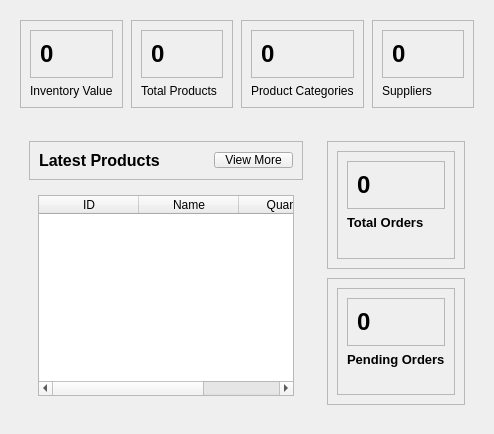
               <widget class="QWidget" name="page_6">
                <layout class="QVBoxLayout" name="verticalLayout_15">
                 <item alignment="Qt::AlignTop">
                  <widget class="QWidget" name="homeCardWidget" native="true">
                   <layout class="QHBoxLayout" name="horizontalLayout_11">
                    <property name="spacing">
                     <number>8</number>
                    </property>
                    <item>
                     <widget class="QFrame" name="card1">
                      <property name="frameShape">
                       <enum>QFrame::StyledPanel</enum>
                      </property>
                      <property name="frameShadow">
                       <enum>QFrame::Raised</enum>
                      </property>
                      <layout class="QVBoxLayout" name="verticalLayout_5">
                       <item>
                        <widget class="QFrame" name="frame_9">
                         <property name="frameShape">
                          <enum>QFrame::StyledPanel</enum>
                         </property>
                         <property name="frameShadow">
                          <enum>QFrame::Raised</enum>
                         </property>
                         <layout class="QHBoxLayout" name="horizontalLayout_12">
                          <property name="spacing">
                           <number>0</number>
                          </property>
                          <item>
                           <widget class="QLabel" name="label_8">
                            <property name="font">
                             <font>
                              <pointsize>18</pointsize>
                              <weight>75</weight>
                              <bold>true</bold>
                             </font>
                            </property>
                            <property name="text">
                             <string>0</string>
                            </property>
                           </widget>
                          </item>
                          <item alignment="Qt::AlignRight">
                           <widget class="QLabel" name="label_14">
                            <property name="maximumSize">
                             <size>
                              <width>40</width>
                              <height>40</height>
                             </size>
                            </property>
                            <property name="text">
                             <string/>
                            </property>
                            <property name="pixmap">
                             <pixmap resource="icons/icons.qrc">:/icons/dollar-sign.svg</pixmap>
                            </property>
                            <property name="scaledContents">
                             <bool>true</bool>
                            </property>
                           </widget>
                          </item>
                         </layout>
                        </widget>
                       </item>
                       <item alignment="Qt::AlignTop">
                        <widget class="QLabel" name="label_15">
                         <property name="text">
                          <string>Inventory Value</string>
                         </property>
                        </widget>
                       </item>
                      </layout>
                     </widget>
                    </item>
                    <item>
                     <widget class="QFrame" name="card2">
                      <property name="frameShape">
                       <enum>QFrame::StyledPanel</enum>
                      </property>
                      <property name="frameShadow">
                       <enum>QFrame::Raised</enum>
                      </property>
                      <layout class="QVBoxLayout" name="verticalLayout_21">
                       <item>
                        <widget class="QFrame" name="frame_10">
                         <property name="frameShape">
                          <enum>QFrame::StyledPanel</enum>
                         </property>
                         <property name="frameShadow">
                          <enum>QFrame::Raised</enum>
                         </property>
                         <layout class="QHBoxLayout" name="horizontalLayout_13">
                          <property name="spacing">
                           <number>0</number>
                          </property>
                          <item>
                           <widget class="QLabel" name="label_16">
                            <property name="font">
                             <font>
                              <pointsize>18</pointsize>
                              <weight>75</weight>
                              <bold>true</bold>
                             </font>
                            </property>
                            <property name="text">
                             <string>0</string>
                            </property>
                           </widget>
                          </item>
                          <item alignment="Qt::AlignRight">
                           <widget class="QLabel" name="label_17">
                            <property name="maximumSize">
                             <size>
                              <width>40</width>
                              <height>40</height>
                             </size>
                            </property>
                            <property name="text">
                             <string/>
                            </property>
                            <property name="pixmap">
                             <pixmap resource="icons/icons.qrc">:/icons/shopping-bag.svg</pixmap>
                            </property>
                            <property name="scaledContents">
                             <bool>true</bool>
                            </property>
                           </widget>
                          </item>
                         </layout>
                        </widget>
                       </item>
                       <item alignment="Qt::AlignTop">
                        <widget class="QLabel" name="label_18">
                         <property name="text">
                          <string>Total Products</string>
                         </property>
                        </widget>
                       </item>
                      </layout>
                     </widget>
                    </item>
                    <item>
                     <widget class="QFrame" name="card3">
                      <property name="frameShape">
                       <enum>QFrame::StyledPanel</enum>
                      </property>
                      <property name="frameShadow">
                       <enum>QFrame::Raised</enum>
                      </property>
                      <layout class="QVBoxLayout" name="verticalLayout_22">
                       <item>
                        <widget class="QFrame" name="frame_11">
                         <property name="frameShape">
                          <enum>QFrame::StyledPanel</enum>
                         </property>
                         <property name="frameShadow">
                          <enum>QFrame::Raised</enum>
                         </property>
                         <layout class="QHBoxLayout" name="horizontalLayout_14">
                          <property name="spacing">
                           <number>0</number>
                          </property>
                          <item>
                           <widget class="QLabel" name="label_19">
                            <property name="font">
                             <font>
                              <pointsize>18</pointsize>
                              <weight>75</weight>
                              <bold>true</bold>
                             </font>
                            </property>
                            <property name="text">
                             <string>0</string>
                            </property>
                           </widget>
                          </item>
                          <item alignment="Qt::AlignRight">
                           <widget class="QLabel" name="label_20">
                            <property name="maximumSize">
                             <size>
                              <width>40</width>
                              <height>40</height>
                             </size>
                            </property>
                            <property name="text">
                             <string/>
                            </property>
                            <property name="pixmap">
                             <pixmap resource="icons/icons.qrc">:/icons/shopping-cart.svg</pixmap>
                            </property>
                            <property name="scaledContents">
                             <bool>true</bool>
                            </property>
                           </widget>
                          </item>
                         </layout>
                        </widget>
                       </item>
                       <item alignment="Qt::AlignTop">
                        <widget class="QLabel" name="label_21">
                         <property name="text">
                          <string>Product Categories</string>
                         </property>
                        </widget>
                       </item>
                      </layout>
                     </widget>
                    </item>
                    <item>
                     <widget class="QFrame" name="card4">
                      <property name="frameShape">
                       <enum>QFrame::StyledPanel</enum>
                      </property>
                      <property name="frameShadow">
                       <enum>QFrame::Raised</enum>
                      </property>
                      <layout class="QVBoxLayout" name="verticalLayout_23">
                       <item>
                        <widget class="QFrame" name="frame_12">
                         <property name="frameShape">
                          <enum>QFrame::StyledPanel</enum>
                         </property>
                         <property name="frameShadow">
                          <enum>QFrame::Raised</enum>
                         </property>
                         <layout class="QHBoxLayout" name="horizontalLayout_15">
                          <property name="spacing">
                           <number>0</number>
                          </property>
                          <item>
                           <widget class="QLabel" name="label_22">
                            <property name="font">
                             <font>
                              <pointsize>18</pointsize>
                              <weight>75</weight>
                              <bold>true</bold>
                             </font>
                            </property>
                            <property name="text">
                             <string>0</string>
                            </property>
                           </widget>
                          </item>
                          <item alignment="Qt::AlignRight">
                           <widget class="QLabel" name="label_23">
                            <property name="maximumSize">
                             <size>
                              <width>40</width>
                              <height>40</height>
                             </size>
                            </property>
                            <property name="text">
                             <string/>
                            </property>
                            <property name="pixmap">
                             <pixmap resource="icons/icons.qrc">:/icons/truck.svg</pixmap>
                            </property>
                            <property name="scaledContents">
                             <bool>true</bool>
                            </property>
                           </widget>
                          </item>
                         </layout>
                        </widget>
                       </item>
                       <item alignment="Qt::AlignTop">
                        <widget class="QLabel" name="label_24">
                         <property name="text">
                          <string>Suppliers</string>
                         </property>
                        </widget>
                       </item>
                      </layout>
                     </widget>
                    </item>
                   </layout>
                  </widget>
                 </item>
                 <item>
                  <widget class="QWidget" name="widget_2" native="true">
                   <property name="sizePolicy">
                    <sizepolicy hsizetype="Preferred" vsizetype="Maximum">
                     <horstretch>0</horstretch>
                     <verstretch>0</verstretch>
                    </sizepolicy>
                   </property>
                   <property name="minimumSize">
                    <size>
                     <width>0</width>
                     <height>300</height>
                    </size>
                   </property>
                   <property name="maximumSize">
                    <size>
                     <width>16777215</width>
                     <height>300</height>
                    </size>
                   </property>
                   <layout class="QHBoxLayout" name="horizontalLayout_16">
                    <item>
                     <widget class="QWidget" name="widget" native="true">
                      <layout class="QVBoxLayout" name="verticalLayout_24">
                       <item alignment="Qt::AlignTop">
                        <widget class="QFrame" name="frame_13">
                         <property name="frameShape">
                          <enum>QFrame::StyledPanel</enum>
                         </property>
                         <property name="frameShadow">
                          <enum>QFrame::Raised</enum>
                         </property>
                         <layout class="QHBoxLayout" name="horizontalLayout_17">
                          <item alignment="Qt::AlignLeft">
                           <widget class="QLabel" name="label_25">
                            <property name="font">
                             <font>
                              <pointsize>12</pointsize>
                              <weight>75</weight>
                              <bold>true</bold>
                             </font>
                            </property>
                            <property name="text">
                             <string>Latest Products</string>
                            </property>
                           </widget>
                          </item>
                          <item alignment="Qt::AlignRight">
                           <widget class="QPushButton" name="pushButton_15">
                            <property name="styleSheet">
                             <string notr="true">padding-right:10px;
padding-left: 10px;</string>
                            </property>
                            <property name="text">
                             <string>View More</string>
                            </property>
                            <property name="icon">
                             <iconset resource="icons/icons.qrc">
                              <normaloff>:/icons/arrow-right.svg</normaloff>:/icons/arrow-right.svg</iconset>
                            </property>
                            <property name="iconSize">
                             <size>
                              <width>24</width>
                              <height>24</height>
                             </size>
                            </property>
                           </widget>
                          </item>
                         </layout>
                        </widget>
                       </item>
                       <item>
                        <widget class="QWidget" name="widget_4" native="true">
                         <property name="sizePolicy">
                          <sizepolicy hsizetype="Preferred" vsizetype="Expanding">
                           <horstretch>0</horstretch>
                           <verstretch>0</verstretch>
                          </sizepolicy>
                         </property>
                         <property name="minimumSize">
                          <size>
                           <width>0</width>
                           <height>0</height>
                          </size>
                         </property>
                         <layout class="QVBoxLayout" name="verticalLayout_25">
                          <item>
                           <widget class="QTableWidget" name="tableWidget">
                            <property name="sizePolicy">
                             <sizepolicy hsizetype="Preferred" vsizetype="Preferred">
                              <horstretch>0</horstretch>
                              <verstretch>0</verstretch>
                             </sizepolicy>
                            </property>
                            <column>
                             <property name="text">
                              <string>ID</string>
                             </property>
                            </column>
                            <column>
                             <property name="text">
                              <string>Name</string>
                             </property>
                            </column>
                            <column>
                             <property name="text">
                              <string>Quantity</string>
                             </property>
                            </column>
                           </widget>
                          </item>
                         </layout>
                        </widget>
                       </item>
                      </layout>
                     </widget>
                    </item>
                    <item>
                     <widget class="QWidget" name="widget_3" native="true">
                      <layout class="QVBoxLayout" name="verticalLayout_26">
                       <property name="spacing">
                        <number>9</number>
                       </property>
                       <item>
                        <widget class="QFrame" name="frame_14">
                         <property name="frameShape">
                          <enum>QFrame::StyledPanel</enum>
                         </property>
                         <property name="frameShadow">
                          <enum>QFrame::Raised</enum>
                         </property>
                         <layout class="QHBoxLayout" name="horizontalLayout_19">
                          <item>
                           <widget class="QFrame" name="card5">
                            <property name="frameShape">
                             <enum>QFrame::StyledPanel</enum>
                            </property>
                            <property name="frameShadow">
                             <enum>QFrame::Raised</enum>
                            </property>
                            <layout class="QVBoxLayout" name="verticalLayout_27">
                             <item>
                              <widget class="QFrame" name="frame_16">
                               <property name="frameShape">
                                <enum>QFrame::StyledPanel</enum>
                               </property>
                               <property name="frameShadow">
                                <enum>QFrame::Raised</enum>
                               </property>
                               <layout class="QHBoxLayout" name="horizontalLayout_18">
                                <property name="spacing">
                                 <number>0</number>
                                </property>
                                <item>
                                 <widget class="QLabel" name="label_26">
                                  <property name="font">
                                   <font>
                                    <pointsize>18</pointsize>
                                    <weight>75</weight>
                                    <bold>true</bold>
                                   </font>
                                  </property>
                                  <property name="text">
                                   <string>0</string>
                                  </property>
                                 </widget>
                                </item>
                                <item alignment="Qt::AlignRight">
                                 <widget class="QLabel" name="label_27">
                                  <property name="maximumSize">
                                   <size>
                                    <width>40</width>
                                    <height>40</height>
                                   </size>
                                  </property>
                                  <property name="text">
                                   <string/>
                                  </property>
                                  <property name="pixmap">
                                   <pixmap resource="icons/icons.qrc">:/icons/list.svg</pixmap>
                                  </property>
                                  <property name="scaledContents">
                                   <bool>true</bool>
                                  </property>
                                 </widget>
                                </item>
                               </layout>
                              </widget>
                             </item>
                             <item alignment="Qt::AlignTop">
                              <widget class="QLabel" name="label_28">
                               <property name="font">
                                <font>
                                 <pointsize>10</pointsize>
                                 <weight>75</weight>
                                 <bold>true</bold>
                                </font>
                               </property>
                               <property name="text">
                                <string>Total Orders</string>
                               </property>
                              </widget>
                             </item>
                            </layout>
                           </widget>
                          </item>
                         </layout>
                        </widget>
                       </item>
                       <item>
                        <widget class="QFrame" name="frame_15">
                         <property name="frameShape">
                          <enum>QFrame::StyledPanel</enum>
                         </property>
                         <property name="frameShadow">
                          <enum>QFrame::Raised</enum>
                         </property>
                         <layout class="QHBoxLayout" name="horizontalLayout_21">
                          <item>
                           <widget class="QFrame" name="card6">
                            <property name="frameShape">
                             <enum>QFrame::StyledPanel</enum>
                            </property>
                            <property name="frameShadow">
                             <enum>QFrame::Raised</enum>
                            </property>
                            <layout class="QVBoxLayout" name="verticalLayout_28">
                             <item>
                              <widget class="QFrame" name="frame_17">
                               <property name="frameShape">
                                <enum>QFrame::StyledPanel</enum>
                               </property>
                               <property name="frameShadow">
                                <enum>QFrame::Raised</enum>
                               </property>
                               <layout class="QHBoxLayout" name="horizontalLayout_20">
                                <property name="spacing">
                                 <number>0</number>
                                </property>
                                <item>
                                 <widget class="QLabel" name="label_29">
                                  <property name="font">
                                   <font>
                                    <pointsize>18</pointsize>
                                    <weight>75</weight>
                                    <bold>true</bold>
                                   </font>
                                  </property>
                                  <property name="text">
                                   <string>0</string>
                                  </property>
                                 </widget>
                                </item>
                                <item alignment="Qt::AlignRight">
                                 <widget class="QLabel" name="label_30">
                                  <property name="maximumSize">
                                   <size>
                                    <width>40</width>
                                    <height>40</height>
                                   </size>
                                  </property>
                                  <property name="text">
                                   <string/>
                                  </property>
                                  <property name="pixmap">
                                   <pixmap resource="icons/icons.qrc">:/icons/layers.svg</pixmap>
                                  </property>
                                  <property name="scaledContents">
                                   <bool>true</bool>
                                  </property>
                                 </widget>
                                </item>
                               </layout>
                              </widget>
                             </item>
                             <item alignment="Qt::AlignTop">
                              <widget class="QLabel" name="label_31">
                               <property name="font">
                                <font>
                                 <pointsize>10</pointsize>
                                 <weight>75</weight>
                                 <bold>true</bold>
                                </font>
                               </property>
                               <property name="text">
                                <string>Pending Orders</string>
                               </property>
                              </widget>
                             </item>
                            </layout>
                           </widget>
                          </item>
                         </layout>
                        </widget>
                       </item>
                      </layout>
                     </widget>
                    </item>
                   </layout>
                  </widget>
                 </item>
                </layout>
               </widget>
